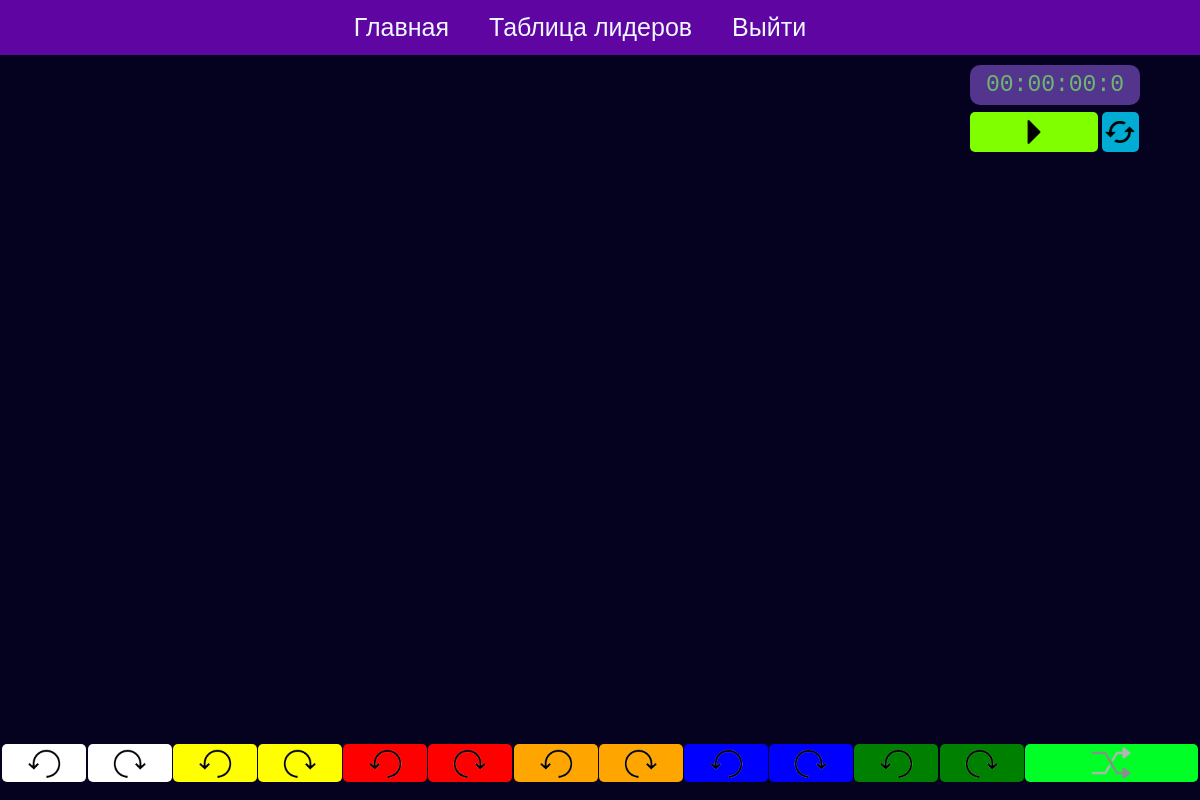
Before: / (signed in) with the older database file.
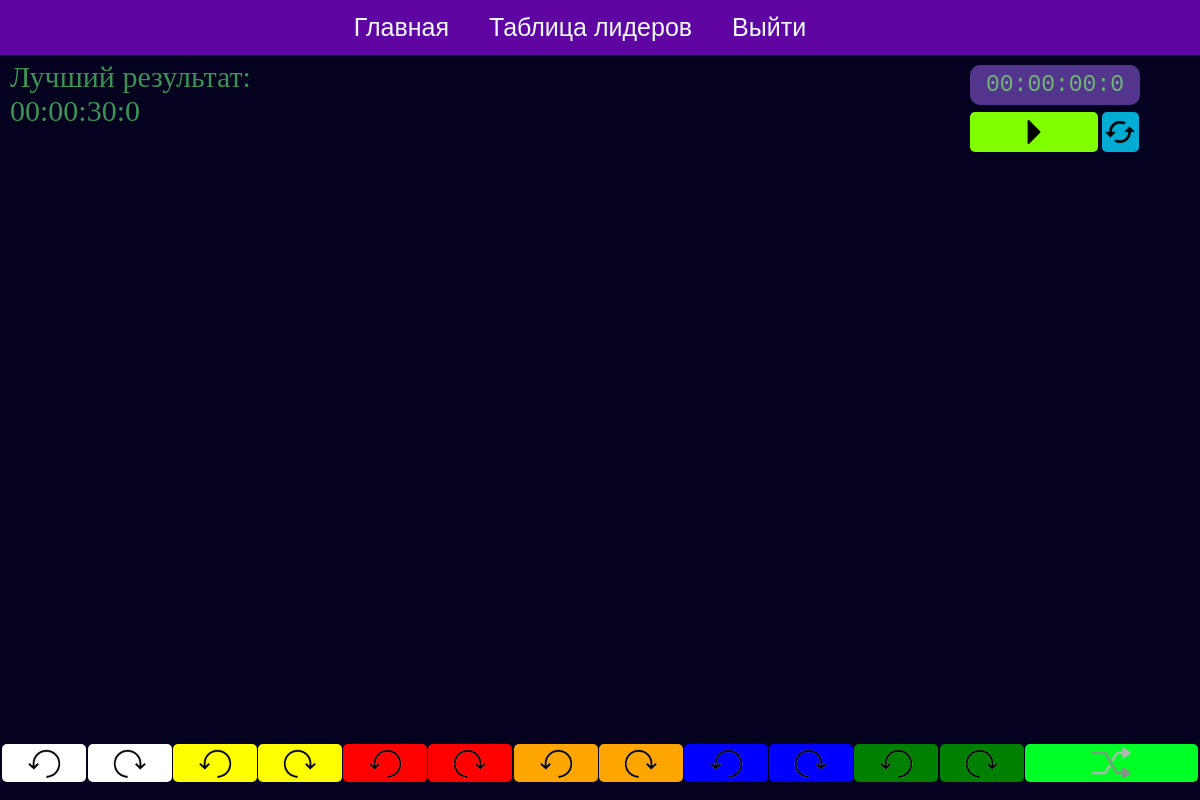
After: the same page with the newer database file.
### users/models.py (models this page shows)
class User(AbstractUser):
    milliseconds = models.PositiveIntegerField(blank=True, null=True)
    def get_time(self):
        milliseconds = self.milliseconds
        seconds = int(milliseconds / 10)
        minutes = int(seconds / 60)
        hours = int(minutes / 60)
        minutes %= 60
        seconds %= 60
        milliseconds %= 10
        return f"{hours:02}:{minutes:02}:{seconds:02}:{milliseconds}"

### cube/views.py (the view)
# urls.py: path('', index, name='index'),
def index(request):
    colors = ['white', 'yellow', 'red', 'orange', 'blue', 'green']
    pos = [(str(0.2 + i * 2 * 7.1), str(0.2 + (i * 2 + 1) * 7.1)) for i in range(6)]
    context = {
        'colors_pos': zip(colors, pos),
        'high_graphics': True,
    }
    return render(request, 'cube/index.html', context)

### cube/templates/cube/index.html (shortened to what this page needs)
{% load static %}
<!DOCTYPE html>
<html lang="en" dir="ltr">
<head>
    <link rel="stylesheet" type="text/css" href="{% static 'css/style.css' %}">
</head>
<body>
{% include 'cube/menu.html' %}
{% if user.milliseconds %}
    <div class="user_record">
        Лучший результат: <br>
        {{ user.get_time }}
    </div>
{% endif %}
<div class="timer_block">
    <div id="timer" class="timer">00:00:00:0</div>
    <button id="start_timer_btn" class="start_timer_btn" onclick="start_timer()"></button>
    <button id="reset_timer_btn" class="reset_timer_btn" onclick="timer.reset()"></button>
</div>
{% for color, pos in colors_pos %}
    <button class="rotate_but but_left" style="
            background-color: {{ color }}; left: {{ pos.0 }}%;
            " onclick="moveFace('{{ color|slice:'1' }}', 'ccw', true, 100)"></button>
    <button class="rotate_but but_right" style="
            background-color: {{ color }}; left: {{ pos.1 }}%;
            " onclick="moveFace('{{ color|slice:'1' }}', 'cw', true, 100)"></button>
{% endfor %}
<button class="scramble_btn" onclick="scramble_cube()"></button>
</body>
</html>

Changed rows visible on the page:
now on this page (row edited): User: get_time "00:00:30:0"
changed User: milliseconds empty → 300 (drawn)
Other visible differences:
text now shown: "Лучший результат:"
